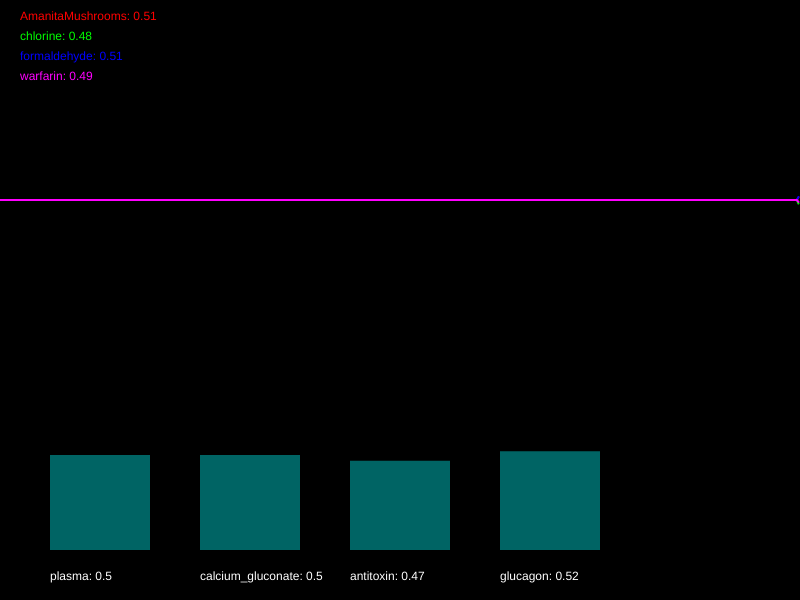
Frame 1 (no input)
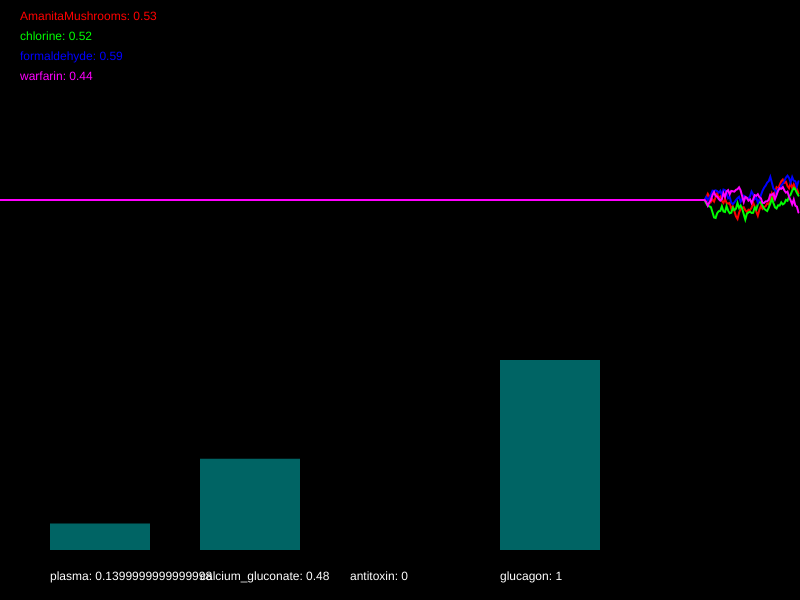
Frame 60 (no input)
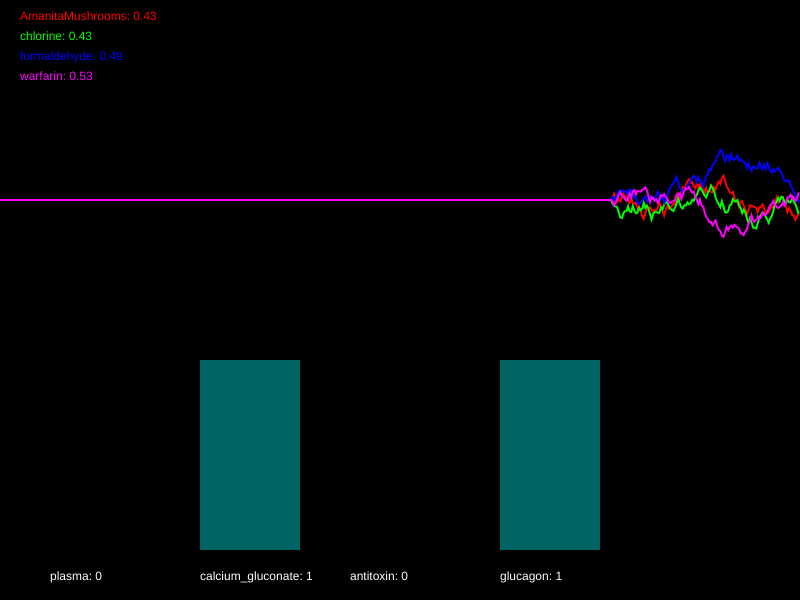
Frame 120 (the mouse pressed at the canvas centre since frame 60)

The p5.js sketch that drew these frames (run headless with seeded random() and noise() and a simulated clock; from frame 60 on, the mouse is pressed at the canvas centre):

// p5.js sketch
// ── sketch.js
/*

Officer: 7383430
CaseNum: 401-1-44376518-7383430

Case 401 - The Case of Norbert's Weiner Stand
Stage 2 - Toxic Burrito

Norbert is at it again. This time he’s set up a burrito stall and is lacing burritos with his foul toxin. The chaos is spreading. People are dropping like flies and burrito sales have fallen through the floor. To make matters worse it seems Norbert has cottoned on to our methods and has upped the complexity of his poison. You’ll find the antidote harder to develop this time. So kid, head down to the lab and get working.

You must develop the antidote by using conditional statements in the draw loop to do the following:

	- When warfarin dips below 0.37 or chlorine dips below 0.44, decrement plasma by 0.03
	- If AmanitaMushrooms dips below 0.33 and formaldehyde dips below 0.73, increment plasma by 0.01
	- When AmanitaMushrooms goes above 0.7 or chlorine goes above 0.56, decrease calcium_gluconate by 0.02
	- When formaldehyde goes above 0.31 and warfarin dips below 0.36, increment calcium_gluconate by 0.05
	- If formaldehyde dips below 0.67 or warfarin goes above 0.57, try decreasing antitoxin by 0.03
	- When AmanitaMushrooms dips below 0.43 and chlorine goes above 0.63, increase antitoxin by 0.03
	- If formaldehyde dips below 0.4, decrement glucagon by 0.05
	- If warfarin goes above 0.25 and AmanitaMushrooms goes above 0.28, increment glucagon by 0.02


Your conditional statements should consider the following poisons:

	- AmanitaMushrooms
	- chlorine
	- formaldehyde
	- warfarin


Your conditional statements should modify the following antidotes:

	- plasma
	- calcium_gluconate
	- antitoxin
	- glucagon


- There are many ways to complete this task but you should only use the following commands and operators:

	if(){}
	>
	<
	&&
	||
	+=
	-=

*/

//Declare the poison variables
var AmanitaMushrooms;
var chlorine;
var formaldehyde;
var warfarin;

//Declare the antidote variables
var plasma;
var calcium_gluconate;
var antitoxin;
var glucagon;

//This variable is used for drawing the graph
var graphs;

function setup() {
  createCanvas(800, 600);
  strokeWeight(2);

  //initialise the poisons and antidotes
  AmanitaMushrooms = 0.5;
  chlorine = 0.5;
  formaldehyde = 0.5;
  warfarin = 0.5;
  plasma = 0.5;
  calcium_gluconate = 0.5;
  antitoxin = 0.5;
  glucagon = 0.5;

  //fills the graph with empty values
  graphs = [];

  for (var i = 0; i < 4; i++) {
    graphs.push([]);
    for (var j = 0; j < 512; j++) {
      graphs[i].push(0.5);
    }
  }
}

function draw() {
  //Develop the antidote below
  //Write conditional statements to change the amount of each substance ...

  if (warfarin < 0.37 || chlorine < 0.44) {
    plasma -= 0.03;
  }
  if (AmanitaMushrooms < 0.33 && formaldehyde < 0.73) {
    plasma += 0.01;
  }
  if (AmanitaMushrooms > 0.7 || chlorine > 0.56) {
    calcium_gluconate -= 0.02;
  }
  if (formaldehyde > 0.31 && warfarin < 0.36) {
    calcium_gluconate += 0.05;
  }
  if (formaldehyde < 0.67 || warfarin > 0.57) {
    antitoxin -= 0.03;
  }
  if (AmanitaMushrooms < 0.43 && chlorine > 0.63) {
    antitoxin += 0.03;
  }
  if (formaldehyde < 0.4) {
    glucagon -= 0.05;
  }
  if (warfarin > 0.25 && AmanitaMushrooms > 0.28) {
    glucagon += 0.02;
  }

  //////////////////////////////////////////////////////

  //the code below generates new values using random numbers

  /*
		For testing, you might want to temporarily comment out
		these lines and set the same variables to constant values
		instead.
	*/

  AmanitaMushrooms = nextValue(graphs[0], AmanitaMushrooms);
  chlorine = nextValue(graphs[1], chlorine);
  formaldehyde = nextValue(graphs[2], formaldehyde);
  warfarin = nextValue(graphs[3], warfarin);

  plasma = constrain(plasma, 0, 1);
  calcium_gluconate = constrain(calcium_gluconate, 0, 1);
  antitoxin = constrain(antitoxin, 0, 1);
  glucagon = constrain(glucagon, 0, 1);

  ///////// DO NOT CHANGE THE CODE BELOW ///////////

  //drawing code

  // set background
  background(0);
  noFill();

  //draw the graphs for the vitals
  var colors = [
    color(255, 0, 0),
    color(0, 255, 0),
    color(0, 0, 255),
    color(255, 0, 255),
    color(255, 255, 0),
    color(0, 255, 255),
  ];

  for (var i = 0; i < graphs.length; i++) {
    stroke(colors[i]);
    drawGraph(graphs[i]);
  }

  //draw the poisons as text
  noStroke();
  fill(colors[0]);
  text("AmanitaMushrooms: " + nf(AmanitaMushrooms, 1, 2), 20, 20);
  fill(colors[1]);
  text("chlorine: " + nf(chlorine, 1, 2), 20, 40);
  fill(colors[2]);
  text("formaldehyde: " + nf(formaldehyde, 1, 2), 20, 60);
  fill(colors[3]);
  text("warfarin: " + nf(warfarin, 1, 2), 20, 80);

  //draw the antidotes bar chart
  drawBar(plasma, 50, "plasma");
  drawBar(calcium_gluconate, 200, "calcium_gluconate");
  drawBar(antitoxin, 350, "antitoxin");
  drawBar(glucagon, 500, "glucagon");
}

function nextValue(graph, val) {
  //gets the next value for a vital and puts it in an array for drawing
  var delta = random(-0.03, 0.03);

  val += delta;
  if (val > 1 || val < 0) {
    delta *= -1;
    val += delta * 2;
  }

  graph.push(val);
  graph.shift();
  return val;
}

function drawGraph(graph) {
  //draws an array as a graph
  beginShape();
  for (var i = 0; i < graph.length; i++) {
    vertex((width * i) / 512, height * 0.5 - (graph[i] * height) / 3);
  }
  endShape();
}

function drawBar(val, x, name) {
  //draws the bars for bar chart
  noStroke();
  fill(0, 100, 100);
  var mh = height * 0.4 - 50;
  rect(x, height - 50 - val * mh, 100, val * mh);
  fill(255);
  text(name + ": " + val, x, height - 20);
}
